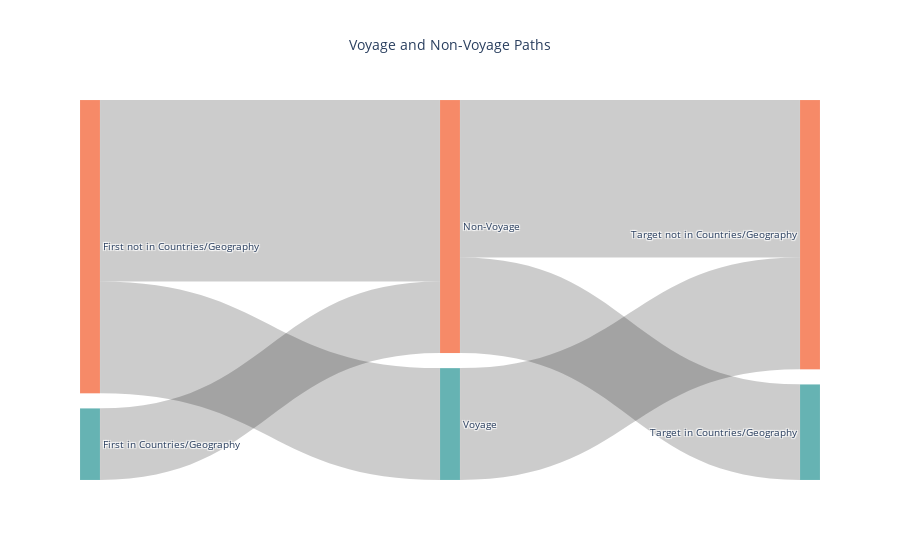

Notebook code for this chart:
### Code cell
df_all_voyage = pd.concat([df_finished_voyage, df_unfinished_voyage], ignore_index=True, sort=False)
plot_sankey_voyage(df_all_voyage)

### Figure 1 — Plotly figure (JSON) as saved in the notebook; plotly's stock layout.template omitted (floating-point values rounded to 4 significant figures)
{"data": [{"link": {"source": [0, 1, 1, 3, 3, 2], "target": [3, 3, 2, 4, 5, 5], "value": [14904, 37725, 23284, 19889, 32740, 23284]}, "node": {"color": ["rgba(0, 128, 128, 0.6)", "rgba(244, 109, 67, 0.8)", "rgba(0, 128, 128, 0.6)", "rgba(244, 109, 67, 0.8)", "rgba(0, 128, 128, 0.6)", "rgba(244, 109, 67, 0.8)"], "label": ["First in Countries/Geography", "First not in Countries/Geography", "Voyage", "Non-Voyage", "Target in Countries/Geography", "Target not in Countries/Geography"], "line": {"color": "white", "width": 0.1}, "pad": 15, "thickness": 20}, "type": "sankey"}], "layout": {"font": {"size": 10}, "plot_bgcolor": "white", "title": {"font": {"size": 14}, "text": "Voyage and Non-Voyage Paths", "x": 0.5}}}
